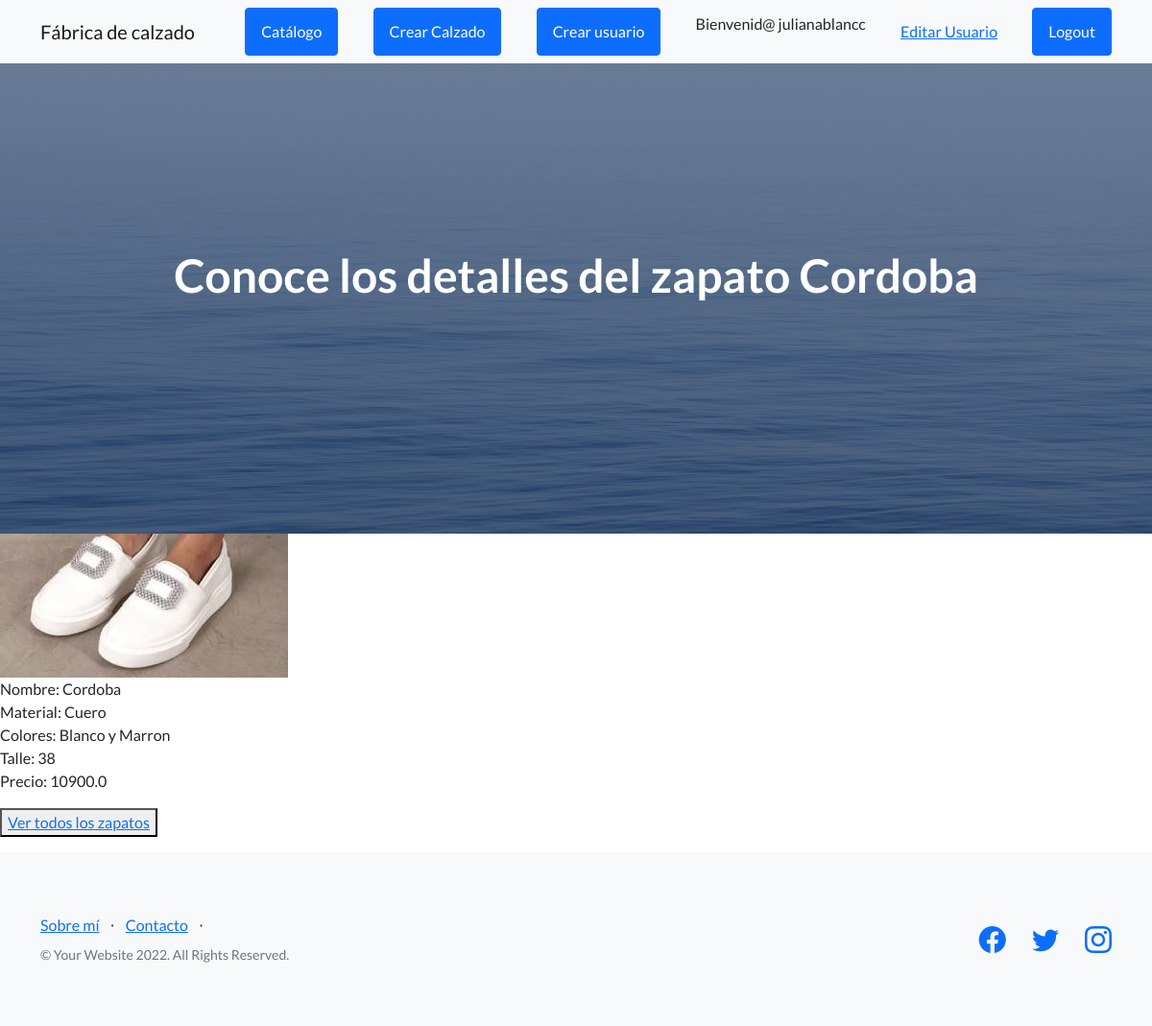
The app's page /AppFabrica/detallezapato/10 (signed in) with its own data.
### AppFabrica/models.py (models this page shows, shortened)
class Zapato (models.Model):
    nombre = models.CharField(max_length=50, default=None)
    material = models.CharField(max_length=50, default=None)
    color = models.CharField(max_length=50, default=None)
    talle = models.IntegerField(default=None)
    stock = models.IntegerField(default=None)
    precio = models.FloatField(default=None)
    foto = models.ImageField(upload_to='images/', null=True, blank=True)

### AppFabrica/views.py (the view)
class detalle_zapato (DetailView):
    model = Zapato
    template_name = 'verzapato.html'
    context_object_name = "zapato"

### AppFabrica/templates/verzapato.html (shortened to what this page needs)
{% extends 'padre.html' %}
{% load static %}
{% block contenidoDinamico%}
<header class="masthead">
    <div class="container position-relative">
        <div class="row justify-content-center">
            <div class="col-xl-20">
                <div class="text-center text-white">
                    <h1 class="mb-5">Conoce los detalles del zapato {{zapato.nombre}}</h1>
                </div>
            </div>
        </div>
    </div>
</header>
<img src="{{zapato.foto.url}}" alt="foto_producto">
<p> Nombre: {{zapato.nombre}} <br> Material: {{zapato.material}} <br> Colores: {{zapato.color}} <br> Talle: {{zapato.talle}}<br>Precio: {{zapato.precio}}</p>
     <div>
        <button>
            <a href= "{% url 'lista_zapatos'%}"> Ver todos los zapatos </a>
        </button>
    </div>
{% endblock contenidoDinamico%}

### AppFabrica/templates/padre.html (shortened to what this page needs)
<!DOCTYPE html>
<html lang="en">
    <head>
        {% load static %}
        <link href="https://cdn.jsdelivr.net/npm/bootstrap-icons@1.5.0/font/bootstrap-icons.css" rel="stylesheet" type="text/css" />
        <link href= "{% static '/css/styles.css' %}" rel="stylesheet" />
    </head>
    <body>
        <nav class="navbar navbar-light bg-light static-top">
            <div class="container">
                <a class="navbar-brand" href= "{% url 'inicio' %}">Fábrica de calzado</a>
                <a class="btn btn-primary" href= "{% url 'lista_zapatos' %}" >Catálogo</a>
                {% if user.is_authenticated %}
                    {% if user.is_authenticated and user.is_staff  %}
                <a class="btn btn-primary" href= "{% url 'crearzapato' %}" >Crear Calzado</a>
                <a class="btn btn-primary" href= "{% url 'registrar' %}" >Crear usuario</a>
                {% endif %}
                <p> Bienvenid@ {{user.username}} </p>
                <a href= "{% url 'editar_usuario' %}" >Editar Usuario</a>
                <a class="btn btn-primary" href= "{% url 'logout' %}" >Logout</a>
                {% else %}
                <a class="btn btn-primary" href="{% url 'suscriptores' %}">Suscribirse</a>
                <a class="btn btn-primary" href= "{% url 'form_mayorista' %}" >Compra Mayorista</a>
                <a class="btn btn-primary" href= "{% url 'login' %}" >Login</a>
                {% endif %}
            </div>
        </nav>
        {% block contenidoDinamico%}
        {% endblock contenidoDinamico%}
        <footer class="footer bg-light">
            <div class="container">
                <div class="row">
                    <div class="col-lg-6 h-100 text-center text-lg-start my-auto">
                        <ul class="list-inline mb-2">
                            <li class="list-inline-item"><a href="{% url 'sobremi' %}">Sobre mí</a></li>
                            <li class="list-inline-item">⋅</li>
                            <li class="list-inline-item"><a href="{% url 'form_mayorista' %}">Contacto</a></li>
                            <li class="list-inline-item">⋅</li>
                        </ul>
                        <p class="text-muted small mb-4 mb-lg-0">&copy; Your Website 2022. All Rights Reserved.</p>
                    </div>
                    <div class="col-lg-6 h-100 text-center text-lg-end my-auto">
                        <ul class="list-inline mb-0">
                            <li class="list-inline-item me-4">
                                <a href="#!"><i class="bi-facebook fs-3"></i></a>
                            </li>
                            <li class="list-inline-item me-4">
                                <a href="#!"><i class="bi-twitter fs-3"></i></a>
                            </li>
                            <li class="list-inline-item">
                                <a href="#!"><i class="bi-instagram fs-3"></i></a>
                            </li>
                        </ul>
                    </div>
                </div>
            </div>
        </footer>
    </body>
</html>

### records on screen
Zapato: nombre "Cordoba", foto (picture), material "Cuero", color "Blanco y Marron", talle "38", precio "10900.0"

### other values on screen
{{ user.username }} "julianablancc"
